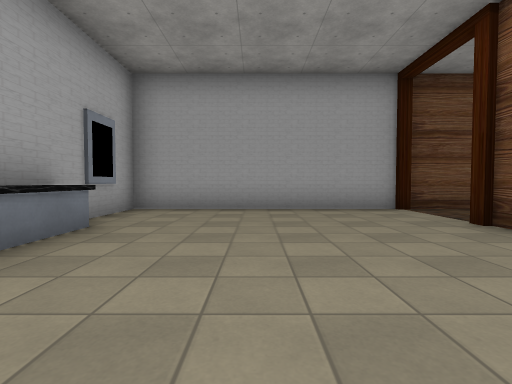
View 1 (above)

13 first-person views from a walk through a Godot game level. The camera is 1.2 m above the floor, tilts 2° down and sees 85° across. The floor is counted in squares, 2 m on a side. Each view is taken from the middle of a square. On the plan, view 1 faces up. The plan holds only what a view shows up to about 9 squares ahead; the rest is blank. Some surface patterns are stand-ins.

View 2
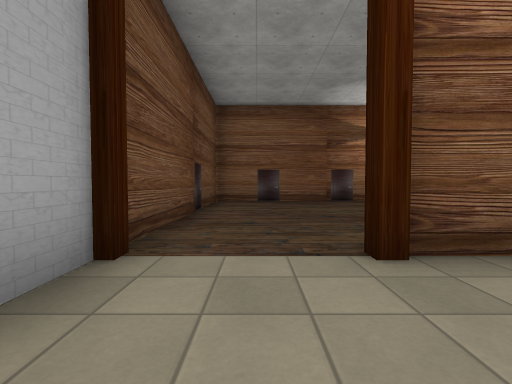

View 3
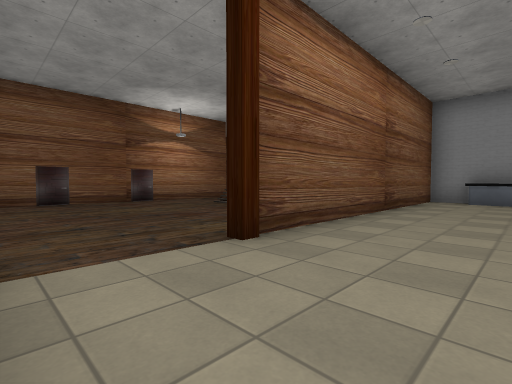

View 4
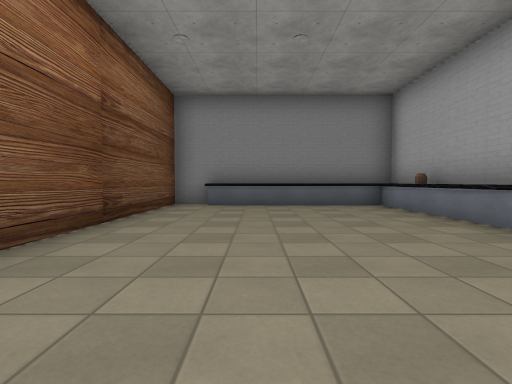

View 5
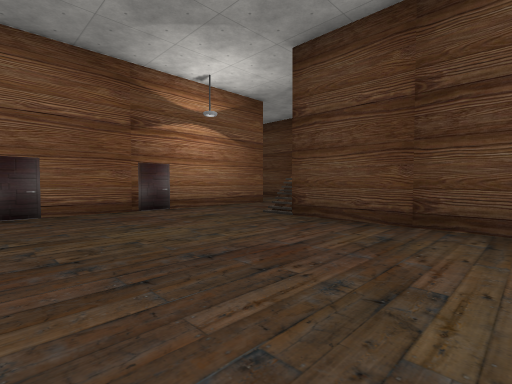

View 6
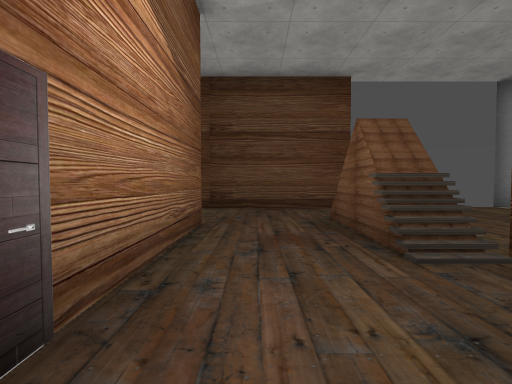

View 7
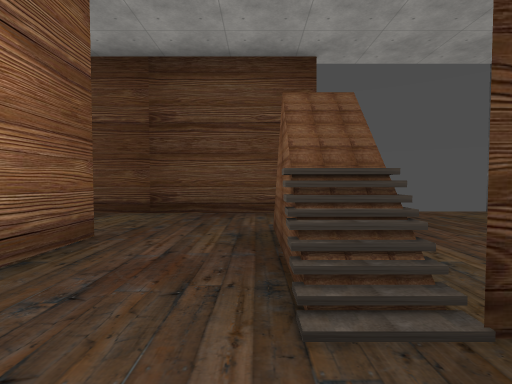

View 8
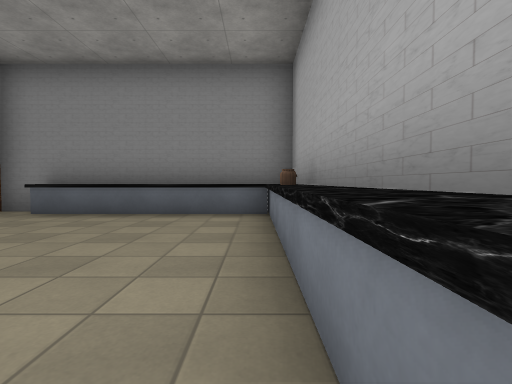

View 9
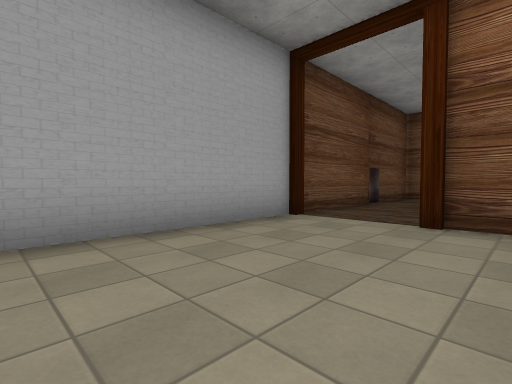

View 10
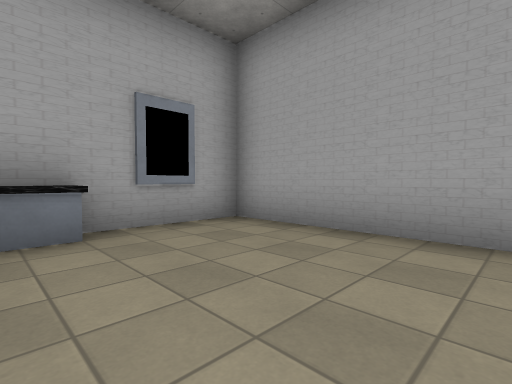

View 11
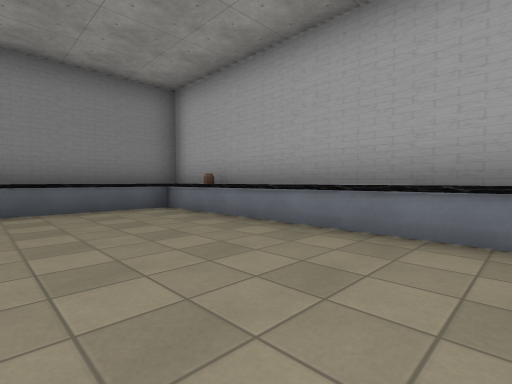

View 12
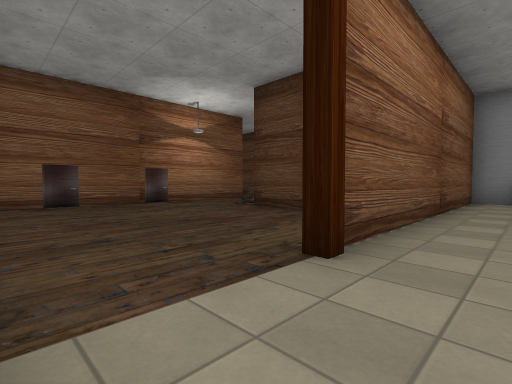

View 13
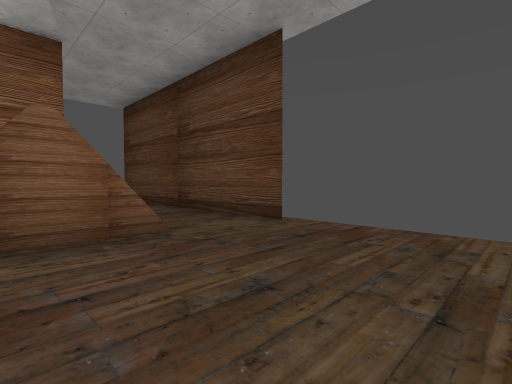

### Floor plan
Points are (right, up) in squares from view 1. A wall is a line through its corners. A room is listed if a view was taken in it or the views show most of it. See-through windows are left out.
Room 1 (views 1, 2, 3, 4, 5, 6, 7, 8, 9, 10, 11, 12)
walls: (4.1, 0.9) (7.1, 0.9); (2.5, 6.2) (-2.8, 6.2) (-2.8, -3.8) (3.2, -3.8) (3.2, 3.6); (-2.2, 3.9) (-2.2, -3.2) (2.4, -3.2); (7.2, 0.1) (7.8, 0.1); (9.8, 0.6) (9.8, 6.2) (3.4, 6.2)
ways out: opening at (9, -0.5) to room 2; closed door at (7, 6); closed door at (10, 3.5)
objects: pillar (3, 4); pillar (3, 6)
Room 2 (view 13)
walls: (7.2, -1.5) (7.2, 0.1); (6.9, -3.4) (9.4, -3.4); (7.8, 0.1) (7.8, -1.5); (9.8, -1.1) (9.8, 0.6)
ways out: opening at (9, -0.5) to room 1; opening at (10, -2.5)

Positions as (right, up) in squares from view 1, and headings:
1: (0, 0), facing up
2: (1, 5), facing right
3: (1, 6), facing down-right
4: (1, 4), facing down
5: (4, 5), facing down-right
6: (9, 3), facing down
7: (8, 2), facing down
8: (-2, 2), facing down
9: (-1, 3), facing up-right
10: (1, 3), facing up-left
11: (1, 3), facing down-left
12: (2, 6), facing down-right
13: (4, 0), facing down-right
